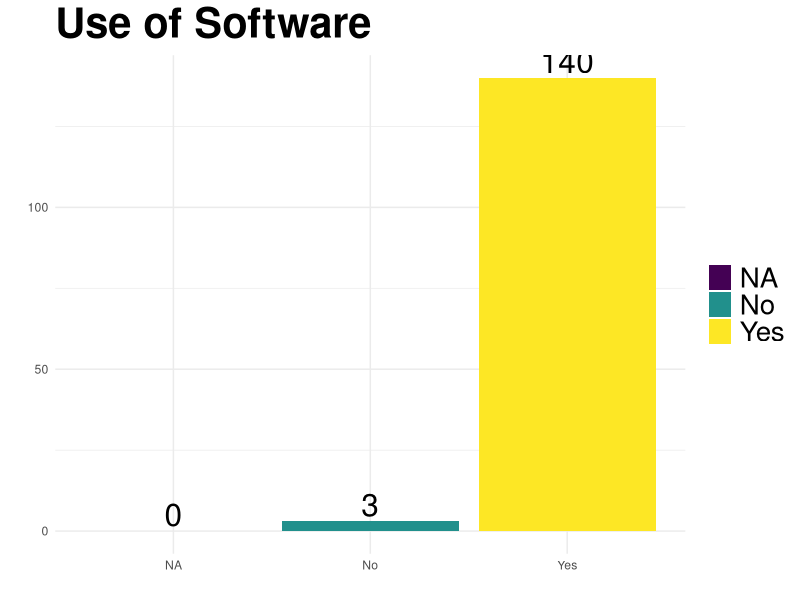
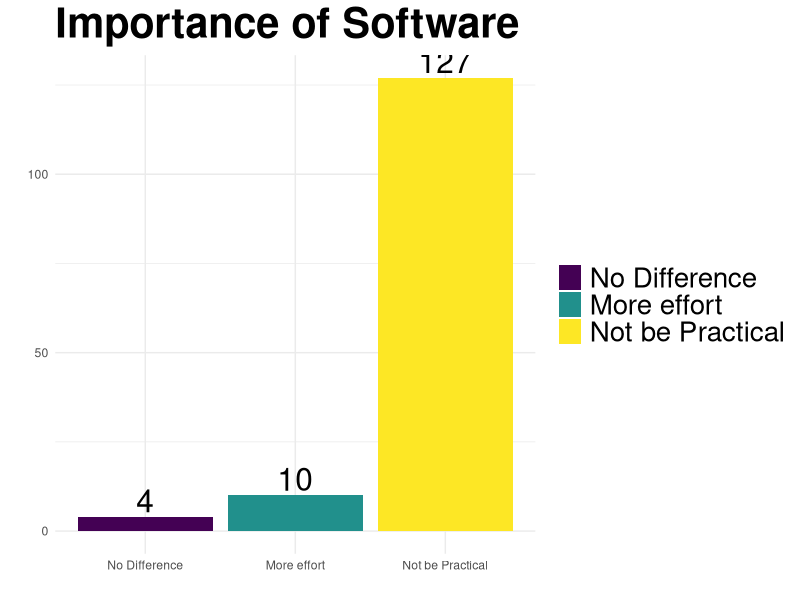
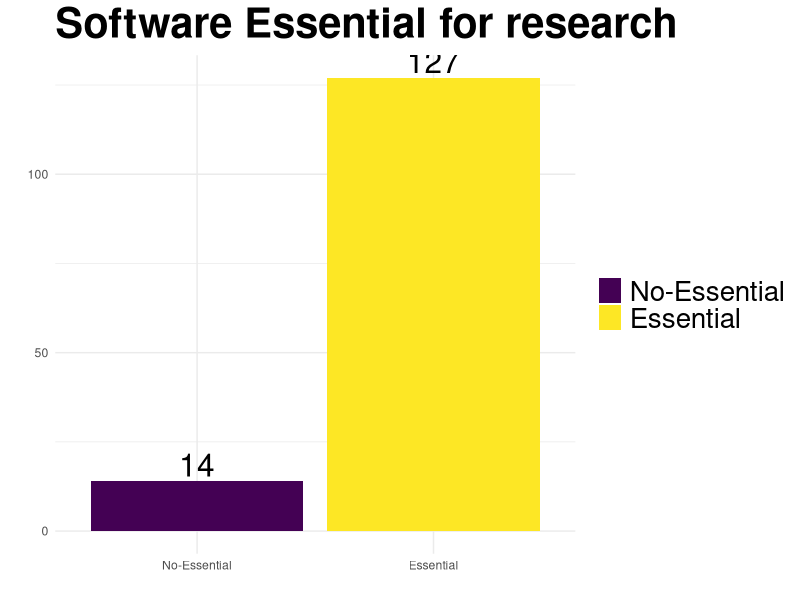
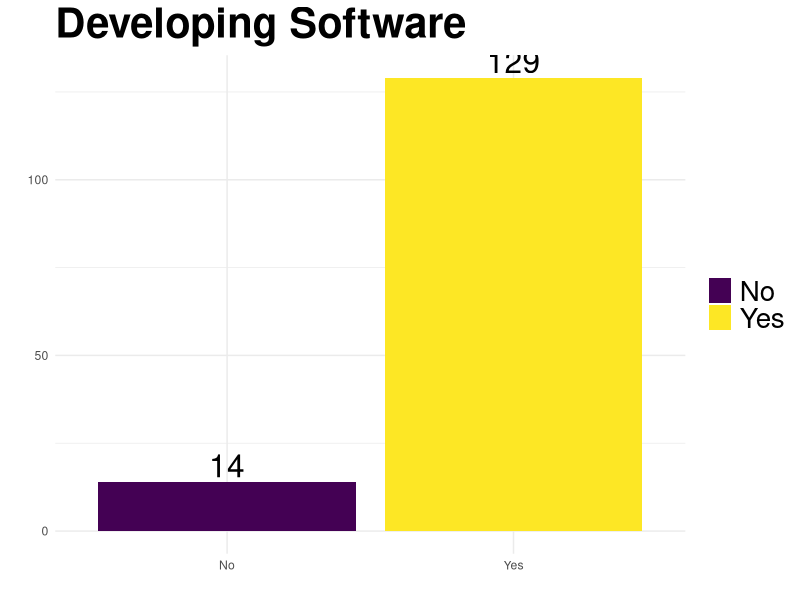

Reproduce these figures in R, in order. (Note: this script raises an error after producing the figures.)
## ---- chunk 1
options(knitr.table.format = 'markdown')
## ---- chunk 2

library('ggplot2')
library('plyr')
library('RColorBrewer')
library('knitr')
library('car')

## ---- chunk 3
# Function to create own colour palette to use when there is a need to keep the same
# colour between plot (otherwise they are changed according to the ordering)
myColor <-  function(vectorToColour=vector(), palette='Set3'){
    print(vectorToColour)
    size  <- length(vectorToColour)
    myColors <- brewer.pal(size, palette)
    names(myColors) <- vectorToColour
    return(myColors)
}
## ---- chunk 4
# Function that output a data frame containing the variable, the Frequency and 
# rounded percent
# Optional order is to output the table ordered in Frequency (useful for output with
singleTabFreq <- function(vectorToFreq, name, order=TRUE){
    table_factor <- table(vectorToFreq)
    # Cbind is to combine two different sets into one data.frame
    # the conversion of data.frame within the cbind is to avoid having
    # the factor in data_row for the frequency
    # And being able to index only the value for the percentage
    QSummary <- cbind(as.data.frame(table_factor),
                      as.data.frame(round(prop.table(table_factor)*100))[,2])
    
    #rename the column names
    colnames(QSummary) <- c(name, 'Total Respondents', 'Percent')
    if (order==TRUE){
        # Order the table by Total Respondents
        QSummary <- QSummary[order(QSummary[,2]),]
        # Reorder the level of the factors for using in legend (to match the order of the plot)
        QSummary[,1] <- factor(QSummary[,1], levels=QSummary[,1][order(QSummary[,2])], ordered=order)
    }
    # Write the result into a csv file
    #write.csv(QSummary, paste('./results/',name,'.csv'), row.names=FALSE)
    #dev.off()
    # Output a table of the variable
    return (QSummary)
}
## ---- chunk 5
plotSingleFreq <- function(dataframe, name, column='Total Respondents', order=TRUE, xText=TRUE, ownColour=NA){
    index_column <- match(column, names(dataframe))
    # To reorganise the factor level to show on the legend according to the 
    # frequencies
    p <- ggplot(data=dataframe, environment=environment())
    # environment=environment() is a workaround for ggplot2 to get access to the
    # namespace defined within the function.
    if (order==TRUE){
        p <- p + aes(x=reorder(dataframe[,1], dataframe[, index_column]),
                     y=dataframe[,index_column],
                     fill=dataframe[,1])
    }
    else {
        p <- p + aes(x=dataframe[,1],
                     y=dataframe[,index_column],
                     fill=dataframe[,1])
    }
    p <- p + geom_bar(stat='identity')
    p <- p + theme_minimal()
    p <- p + ylab('')
    p <- p + xlab('')
    p <- p + ggtitle(name)
    p <- p + theme(plot.title = element_text(size=30, face='bold'))
    p <- p + theme(legend.text=element_text(size=20))
    p <- p + theme(legend.title=element_blank())
    if (is.na(ownColour) == FALSE){
        
        p  <- p + scale_fill_manual(values=ownColour)
    }
    if (xText == FALSE) {
        p  <- p + theme(axis.text.x=element_blank())
    }
    p <- p + geom_text(aes(label=dataframe[,index_column]), vjust=-0.2, size=8)
    return (p)
}
## ---- chunk 6
crossTabFreq <- function(df, var1, var2, propNum=1, summaryTable=TRUE){
    freqTable <- table(df[[var1]], df[[var2]])
    if(summaryTable==TRUE){
        kable(freqTable, digits=2)
    }
    dfTable  <- cbind(as.data.frame(freqTable),
                      as.data.frame(prop.table(freqTable, propNum))[,3])
    colnames(dfTable) <- c(var1, var2, 'Freq', 'Prop')
    
    #write.csv(dfTable, paste("./results/cross_table_", var1,'_', var2, '.csv', sep=''), 
    #		  row.names=FALSE)
    
    #dev.off()
    return(dfTable)
}
## ---- chunk 7

facetPlot <- function(df, xVar, facetVar, yVar='Prop', removeNA=FALSE, FREQ=TRUE, xText=TRUE){
    df$Percent  <- df[[yVar]]*100
    if (removeNA==TRUE) {
        df <- na.omit(df)
    }
    p <- ggplot(df, environment=environment())
    p <- p + aes_string(x=xVar, y='Percent', fill=xVar)
    p <- p + geom_bar(stat='identity', position='dodge')
    p <- p + theme_minimal()
    p <- p + ylab('')
    p <- p + xlab('')
    p <- p + theme(plot.title = element_text(size=30, face='bold'))
    p <- p + theme(legend.text=element_text(size=20))
    p <- p + theme(legend.title=element_blank())
    if (xText == FALSE) {
        p  <- p + theme(axis.text.x=element_blank())
    }
    if (FREQ==TRUE){
        p <- p + geom_text(aes(label=paste(round(Percent), '%', ' (n=', Freq, ')')), vjust=-0.2, size=4)
    }
    else {
        p <- p + geom_text(aes(label=paste(round(Percent))), vjust=-0.2, size=4)
    }
    p <- p + theme(plot.title = element_text(size=20, face="bold", vjust=2))
    p <- p + facet_wrap(as.formula(paste('~', facetVar)), ncol=2)
    return(p)
}
## ---- chunk 8

chiSquareSummary <- function (table_, var1, var2) {
    chiValue <- chisq.test(table_)
    #fisher_value <- fisher.test(table_)
    if (chiValue$p.value <= .5){
        write.csv(chiValue$residuals, paste("./results/chi_test_res_", var1,'_', var2, '.csv', sep=''), row.names=FALSE)
    }
    return (chi_value)
}
## ---- chunk 9
#Loading the data set
df <-read.csv("data/mergedDfCleaned.csv", stringsAsFactors=TRUE, na.strings="")
# Select only the petition origin 
df <- df[df$dataOrigin == 'petition', ]
## ---- chunk 10
sumQ  <- singleTabFreq(df$Q.6.Use.Software, 'Use of Software')
kable(sumQ, digits=2, format = 'markdown')
plotSingleFreq(sumQ, 'Use of Software')
## ---- chunk 11
# subsetting the dataset to contain only software users, meaning people who answered YES at the question 6
dfYES <- df
# dfYES <- df[which(df$Q.6.Use.Software=='Yes'),]  ## Not filtering them in order to get the same results as Simon with its first xls analysis
dfYES <- droplevels(dfYES)
## ---- chunk 12
levels(dfYES$Q.7.Importance.Software)[1] <- "No Difference"
levels(dfYES$Q.7.Importance.Software)[2] <- "Not be Practical"
levels(dfYES$Q.7.Importance.Software)[3] <- "More effort"

## ---- chunk 13
sumQ  <-  singleTabFreq(dfYES$Q.7.Importance.Software, 'Importance of Software')
kable(sumQ, digits=2, format = 'markdown')
plotSingleFreq(sumQ, 'Importance of Software')
## ---- chunk 14
#Recoding into a binary variable
dfYES$Q.7.Essential.Software <- revalue(dfYES$Q.7.Importance.Software, c('No Difference'='No-Essential', 'More effort'='No-Essential', 'Not be Practical'='Essential'))
## ---- chunk 15

sumQ  <-  singleTabFreq(dfYES$Q.7.Essential.Software, 'Software Essential for research')
kable(sumQ, digits=2, format = 'markdown')
plotSingleFreq(sumQ, 'Software Essential for research')
## ---- chunk 16

sumQ  <-  singleTabFreq(dfYES$Q.8.Developing.Software, 'Developing Software')
kable(sumQ, digits=2, format = 'markdown')
plotSingleFreq(sumQ, 'Developing Software')
## ---- chunk 17

sumQ  <-  singleTabFreq(dfYES$Q.9.Training.Software.clean, 'Training in Software development')
kable(sumQ, digits=2, format = 'markdown')
color_Developing <- myColor(sumQ[,1])
plotSingleFreq(sumQ, 'Training in Software development', ownColour=color_Developing)
## ---- chunk 18

sumQ  <-  singleTabFreq(dfYES[which(dfYES$Q.8.Developing.Software == 'Yes'),]$Q.9.Training.Software.clean, 'Training in Software development')
kable(sumQ, digits=2, format = 'markdown')
plotSingleFreq(sumQ, 'Training in Software development', ownColour=color_Developing)

## ---- chunk 19
sumQ <- singleTabFreq(dfYES$Q.3.Discipline, 'Discipline')
#Printing table
kable(sumQ, digits=2, format = 'markdown')
# Printing Plot
plotSingleFreq(sumQ, 'Discipline', xText=FALSE)
## ---- chunk 20
# Recode the factors
DesArHu <- c("Design, creative & performing arts", "Architecture & planning", "Humanities & language based studies & archaeology")
AdmSoEd <- c('Administrative & business studies', 'Social studies', 'Education')
MedAgri <- c('Medicine, dentistry & health', 'Agriculture, forestry & veterinary science')
dfYES$Q.3.Modified.Disciplines <- dfYES$Q.3.Discipline
dfYES$Q.3.Modified.Disciplines <- recode(dfYES$Q.3.Modified.Disciplines, "DesArHu='Design+Art+Hum'")
dfYES$Q.3.Modified.Disciplines <- recode(dfYES$Q.3.Modified.Disciplines, "AdmSoEd='Admin+Social+Edu'")
dfYES$Q.3.Modified.Disciplines <- recode(dfYES$Q.3.Modified.Disciplines, "MedAgri='Medicine+Agri'")

## ---- chunk 21
modifiedQ3 <- singleTabFreq(dfYES$Q.3.Modified.Disciplines, 'Modified Disciplines')
#Print table
kable(modifiedQ3, digits=2, row.names = FALSE, format = 'markdown')
plotSingleFreq(modifiedQ3, 'Modified Disciplines')
## ---- chunk 22
sumQ  <- crossTabFreq(dfYES, 'Q.3.Modified.Disciplines', 'Q.7.Essential.Software') 
facetPlot(sumQ, facetVar='Q.3.Modified.Disciplines', xVar='Q.7.Essential.Software')

## ---- chunk 23
sumQ  <- crossTabFreq(dfYES, 'Q.3.Modified.Disciplines', 'Q.8.Developing.Software') 
facetPlot(sumQ, facetVar='Q.3.Modified.Disciplines', xVar='Q.8.Developing.Software')

## ---- chunk 24
sumQ  <- crossTabFreq(dfYES, 'Q.3.Modified.Disciplines', 'Q.9.Training.Software.clean') 
facetPlot(sumQ, facetVar='Q.3.Modified.Disciplines', xVar='Q.9.Training.Software.clean')

## ---- chunk 25
sumQ <- singleTabFreq(dfYES$Q.4.Fund.clean, 'Funds')
kable(sumQ, digits=2, row.names = FALSE ,format = 'markdown')
#plotSingleFreq(sumQ, 'Funds', xText=FALSE)
## ---- chunk 26
dfYES$Q.4.Modified.Funds <- dfYES$Q.4.Fund.clean
levels(dfYES$Q.4.Modified.Funds)[c(3, 8, 13, 17)] <- 'None'
levels(dfYES$Q.4.Modified.Funds)[c(8, 13, 17)] <- 'Charity/Trust'
levels(dfYES$Q.4.Modified.Funds)[c(1, 2, 4, 5, 9, 11, 14)] <- 'Research Council'
levels(dfYES$Q.4.Modified.Funds)[c(6,8)] <- 'Other UK'
levels(dfYES$Q.4.Modified.Funds)[c(3, 7)] <- 'Other Non-UK'
## ---- chunk 27
sumQ <- singleTabFreq(dfYES$Q.4.Modified.Funds,'Modified Funds')
#Printing table
kable(sumQ, digits=2, row.names = FALSE, format = 'markdown')
plotSingleFreq(sumQ, 'Modified Funds', xText = FALSE)
## ---- chunk 28
sumQ  <- crossTabFreq(dfYES, 'Q.4.Modified.Funds', 'Q.7.Essential.Software') 
facetPlot(sumQ, facetVar='Q.4.Modified.Funds', xVar='Q.7.Essential.Software')

## ---- chunk 29
sumQ  <- crossTabFreq(dfYES, 'Q.4.Modified.Funds', 'Q.8.Developing.Software') 
facetPlot(sumQ, facetVar='Q.4.Modified.Funds', xVar='Q.8.Developing.Software')

## ---- chunk 30
sumQ  <- crossTabFreq(dfYES, 'Q.4.Modified.Funds', 'Q.9.Training.Software.clean') 
facetPlot(sumQ, facetVar='Q.4.Modified.Funds', xVar='Q.9.Training.Software.clean')

## ---- chunk 31
dfYES$Q.5.Seniority <- factor(dfYES$Q.5.Seniority, levels=c('Less than a year', '1-5 years', '6-10 years', '11-15 years', '15-20 years', 'More than 20 years' ))
## ---- chunk 32
sumQ <- singleTabFreq(dfYES$Q.5.Seniority, 'Seniority', order=FALSE)
#Printing table
kable(sumQ, digits=2, format = 'markdown')
# Printing Plot
plotSingleFreq(sumQ, 'Seniority', order=FALSE)
## ---- chunk 33
sumQ  <- crossTabFreq(dfYES, 'Q.5.Seniority', 'Q.7.Essential.Software') 
facetPlot(sumQ, facetVar='Q.5.Seniority', xVar='Q.7.Essential.Software')
## ---- chunk 34
sumQ  <- crossTabFreq(dfYES, 'Q.5.Seniority', 'Q.8.Developing.Software') 
facetPlot(sumQ, facetVar='Q.5.Seniority', xVar='Q.8.Developing.Software')
## ---- chunk 35
sumQ  <- crossTabFreq(dfYES, 'Q.5.Seniority', 'Q.9.Training.Software.clean') 
facetPlot(sumQ, facetVar='Q.5.Seniority', xVar='Q.9.Training.Software.clean')
## ---- chunk 36
sumQ <- singleTabFreq(dfYES$E.2.Gender.clean, 'Gender')
#Printing table
kable(sumQ, digits=2, format = 'markdown')
# Printing Plot
plotSingleFreq(sumQ, 'Gender')
## ---- chunk 37
sumQ  <- crossTabFreq(dfYES, 'E.2.Gender.clean', 'Q.7.Essential.Software') 
facetPlot(sumQ, facetVar='E.2.Gender.clean', xVar='Q.7.Essential.Software')
## ---- chunk 38
sumQ  <- crossTabFreq(dfYES, 'E.2.Gender.clean', 'Q.8.Developing.Software') 
facetPlot(sumQ, facetVar='E.2.Gender.clean', xVar='Q.8.Developing.Software')
## ---- chunk 39
sumQ  <- crossTabFreq(dfYES, 'E.2.Gender.clean', 'Q.9.Training.Software.clean') 
facetPlot(sumQ, facetVar='E.2.Gender.clean', xVar='Q.9.Training.Software.clean')
## ---- chunk 40
sumQ <- singleTabFreq(dfYES$E.4.OS.clean, 'Operating System')
#Printing table
kable(sumQ, digits=2, format = 'markdown')
# Printing Plot
plotSingleFreq(sumQ, 'Operating System')
## ---- chunk 41
sumQ  <- crossTabFreq(dfYES, 'E.4.OS.clean', 'Q.7.Essential.Software') 
facetPlot(sumQ, facetVar='E.4.OS.clean', xVar='Q.7.Essential.Software')
## ---- chunk 42
sumQ  <- crossTabFreq(dfYES, 'E.4.OS.clean', 'Q.8.Developing.Software') 
facetPlot(sumQ, facetVar='E.4.OS.clean', xVar='Q.8.Developing.Software')
## ---- chunk 43
sumQ  <- crossTabFreq(dfYES, 'E.4.OS.clean', 'Q.9.Training.Software.clean') 
facetPlot(sumQ, facetVar='E.4.OS.clean', xVar='Q.9.Training.Software.clean')


